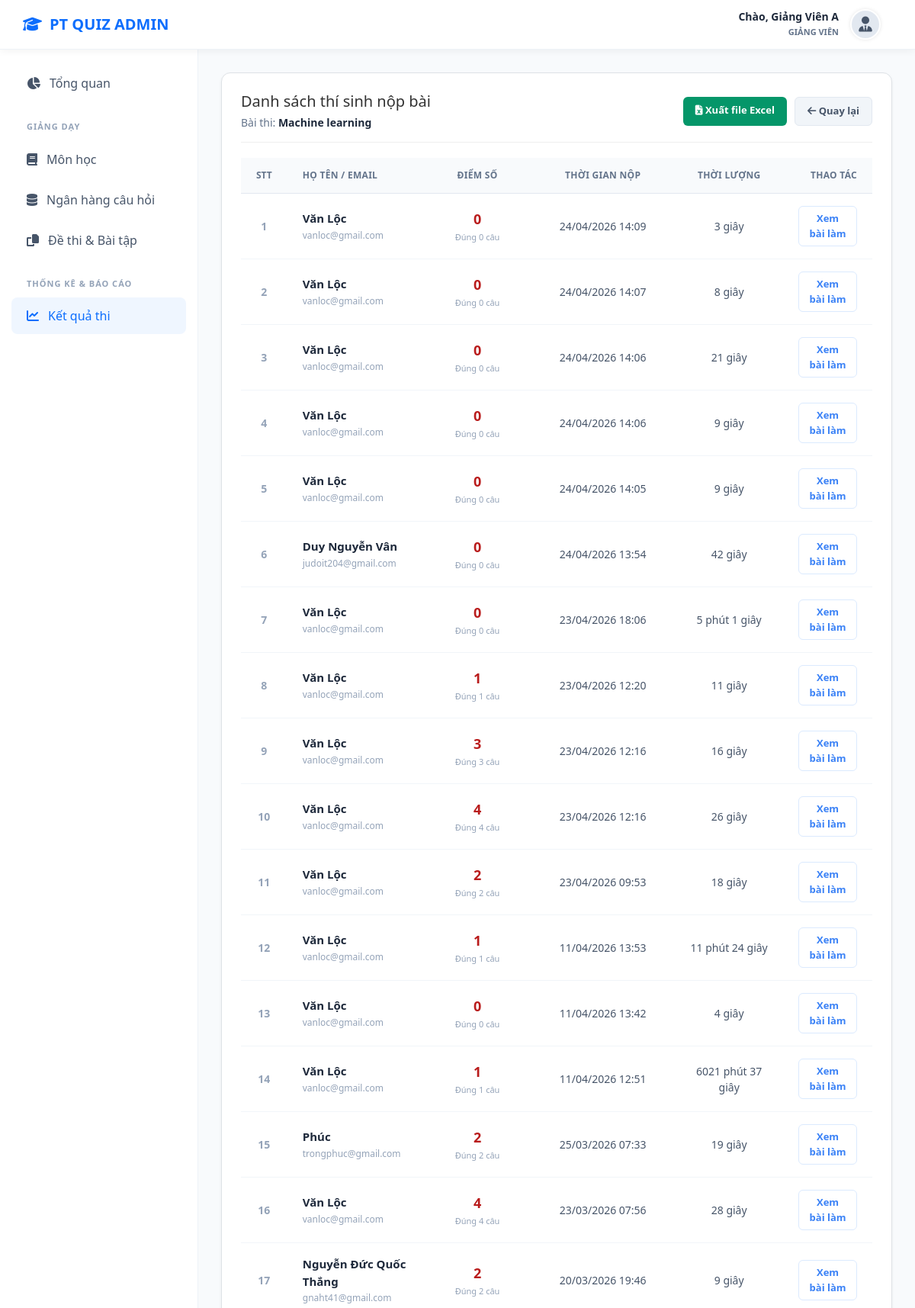
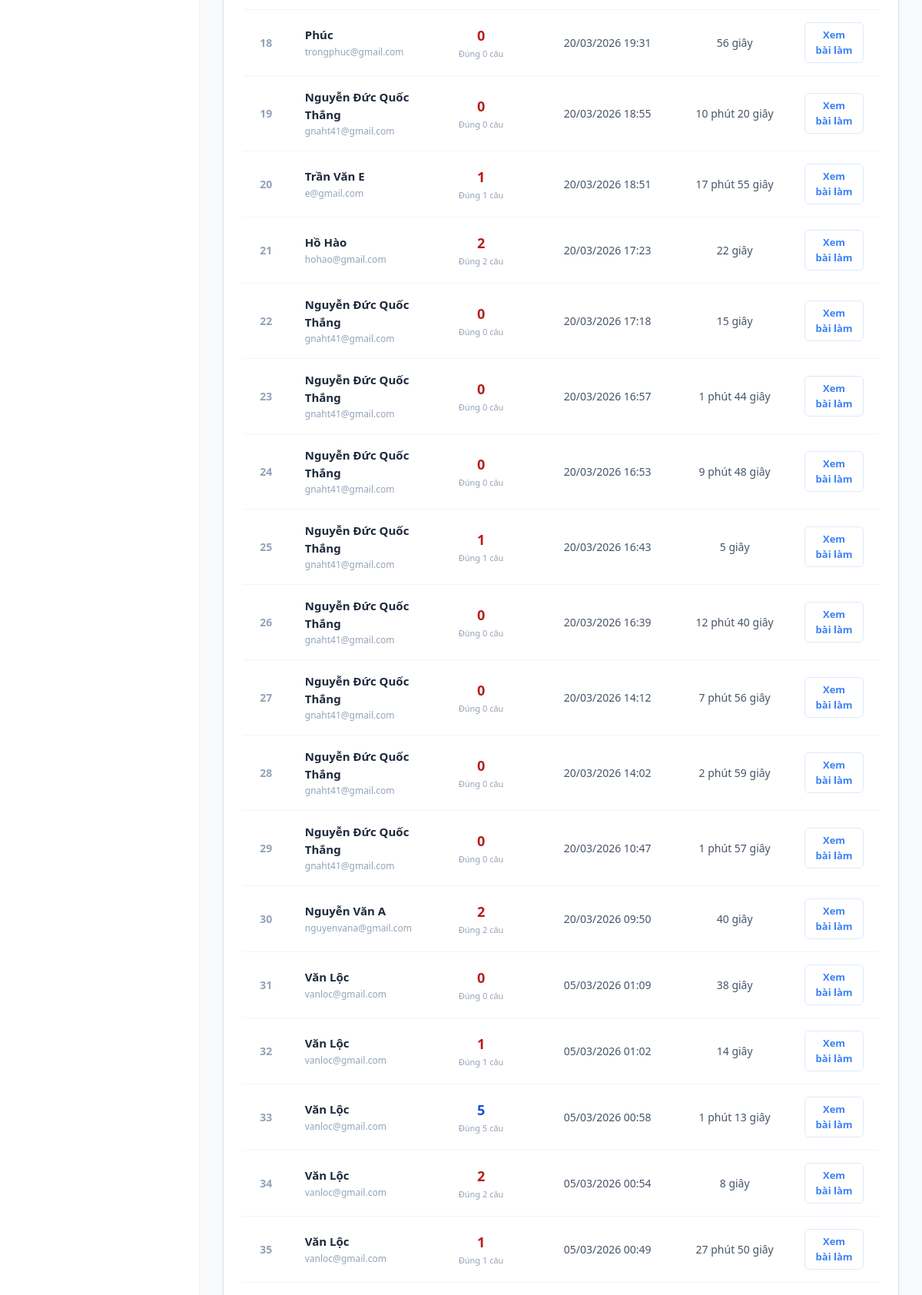
The page /index.php?act=ketqua-thi&id_baithi=39 (signed in, upper part) on the database its author committed (2 pictures, top to bottom).
### tables this page shows
CREATE TABLE `baithi` (
  `id_baithi` int(11) NOT NULL,
  `id_monhoc` int(11) DEFAULT NULL,
  `ten_baithi` varchar(255) DEFAULT NULL,
  `mieuta` text DEFAULT NULL,
  `tongcauhoi` int(11) DEFAULT NULL,
  `thoigianlam` int(11) DEFAULT NULL,
  `thoigianbatdau` datetime DEFAULT NULL,
  `thoigianketthuc` datetime DEFAULT NULL,
  `trangthai` varchar(50) DEFAULT NULL,
  `xao_tron` tinyint(1) NOT NULL DEFAULT 0,
  `hien_dapan` tinyint(1) DEFAULT 0,
  `ngaytao` datetime DEFAULT NULL
);

CREATE TABLE `lanthi` (
  `id_lanthi` int(11) NOT NULL,
  `id_nguoidung` int(11) DEFAULT NULL,
  `id_baithi` int(11) DEFAULT NULL,
  `thoigianbatdau` datetime DEFAULT NULL,
  `thoigiannop` datetime DEFAULT NULL,
  `diem` float DEFAULT NULL,
  `thoigianconlai` int(11) DEFAULT NULL,
  `cautraloi_tam` text DEFAULT NULL,
  `trangthai` varchar(50) DEFAULT NULL,
  `socaudung` int(11) DEFAULT NULL,
  `tongdiem_toida` float DEFAULT NULL
);

CREATE TABLE `nguoidung` (
  `id_nguoidung` int(11) NOT NULL,
  `email` varchar(100) DEFAULT NULL,
  `matkhau` varchar(255) DEFAULT NULL,
  `reset_token` varchar(64) DEFAULT NULL,
  `reset_token_expire` datetime DEFAULT NULL,
  `ten` varchar(100) DEFAULT NULL,
  `vaitro` varchar(50) DEFAULT NULL,
  `trangthai` varchar(50) DEFAULT NULL,
  `ngaytao` datetime DEFAULT NULL
);

### controller/giangvien/ketqua.controller.php (called while the page is built, shortened)
<?php
require_once __DIR__ . "/../../model/giangvien/ketqua.model.php";
function ketqua_index() {
    $id_giangvien = $_SESSION['user']['id_nguoidung'] ?? 0;
    if (isset($_GET['id_baithi'])) {
        $id_baithi = (int)$_GET['id_baithi'];
        $submissions = get_exam_submissions($id_baithi);
        $conn = Database::connect();
        $stmt = $conn->prepare("SELECT ten_baithi FROM baithi WHERE id_baithi = ?");
        $stmt->bind_param("i", $id_baithi);
        $stmt->execute();
        $baithi = $stmt->get_result()->fetch_assoc();
        return [
            'id_baithi' => $id_baithi,
            'title' => "Kết quả: " . ($baithi['ten_baithi'] ?? '---'),
            'view' => "views/giangvien/ketqua/submissions.php",
            'data' => $submissions,
            'baithi' => $baithi
        ];
    }
    $list_baithi = get_exam_results_summary($id_giangvien);
    return [
        'title' => "Kết quả thi",
        'view' => "views/giangvien/ketqua/list.php",
        'data' => $list_baithi
    ];
}

### model/giangvien/ketqua.model.php (called while the page is built, shortened)
<?php
function get_exam_submissions($id_baithi) {
    $conn = Database::connect();
    $sql = "SELECT
                l.id_lanthi,
                l.id_nguoidung,
                n.ten as ten_thisinh,
                n.email as email_thisinh,
                l.diem,
                l.socaudung,
                l.thoigianbatdau,
                l.thoigiannop,
                TIMESTAMPDIFF(SECOND, l.thoigianbatdau, l.thoigiannop) as thoi_gian_lam_giay
            FROM lanthi l
            JOIN nguoidung n ON l.id_nguoidung = n.id_nguoidung
            WHERE l.id_baithi = ? AND l.trangthai = 'done'
            ORDER BY l.thoigiannop DESC";
    $stmt = $conn->prepare($sql);
    $stmt->bind_param("i", $id_baithi);
    $stmt->execute();
    $result = $stmt->get_result();
    $data = $result->fetch_all(MYSQLI_ASSOC);
    return $data;
}

### views/giangvien/ketqua/submissions.php (the view)
<div class="card" style="background: white; padding: 25px; border-radius: 12px; border: 1px solid #dee2e6; box-shadow: 0 2px 4px rgba(0,0,0,0.05);">
    <div style="display: flex; justify-content: space-between; align-items: center; margin-bottom: 20px; padding-bottom: 15px; border-bottom: 1px solid #eee;">
        <div>
            <h2 style="margin: 0; color: #333; font-size: 20px;">Danh sách thí sinh nộp bài</h2>
            <div style="margin-top: 5px; color: #64748b; font-size: 14px;">
                Bài thi: <strong style="color: #1e293b;"><?= htmlspecialchars($baithi['ten_baithi'] ?? '---') ?></strong>
            </div>
        </div>
        <div style="display:flex; gap:10px;">
            <a href="api/ketqua/export-excel?id_baithi=<?= $id_baithi ?>"
               style="background:#059669; color:white; padding:8px 16px; border-radius:6px; text-decoration:none; font-size:13px; font-weight:600; border:none;">
               <i class="fas fa-file-excel"></i> Xuất file Excel
            </a>
            <a href="index.php?act=ketqua-thi"
               style="background:#f1f5f9; color:#475569; padding:8px 16px; border-radius:6px; text-decoration:none; font-size:13px; font-weight:600; border:1px solid #e2e8f0;">
               <i class="fas fa-arrow-left"></i> Quay lại
            </a>
        </div>
    </div>
    <table style="width: 100%; border-collapse: collapse;">
        <thead>
            <tr style="background: #f8fafc; border-bottom: 1px solid #e2e8f0;">
                <th style="padding: 14px 20px; text-align: center; color:#64748b; font-size:12px; font-weight:600; text-transform:uppercase; width:60px;">STT</th>
                <th style="padding: 14px 20px; text-align: left; color:#64748b; font-size:12px; font-weight:600; text-transform:uppercase; letter-spacing:0.025em;">Họ tên / Email</th>
                <th style="padding: 14px 20px; text-align: center; color:#64748b; font-size:12px; font-weight:600; text-transform:uppercase; letter-spacing:0.025em; width:150px;">Điểm số</th>
                <th style="padding: 14px 20px; text-align: center; color:#64748b; font-size:12px; font-weight:600; text-transform:uppercase; letter-spacing:0.025em; width:200px;">Thời gian nộp</th>
                <th style="padding: 14px 20px; text-align: center; color:#64748b; font-size:12px; font-weight:600; text-transform:uppercase; letter-spacing:0.025em; width:150px;">Thời lượng</th>
                <th style="padding: 14px 20px; text-align: right; color:#64748b; font-size:12px; font-weight:600; text-transform:uppercase; letter-spacing:0.025em; width:120px;">Thao tác</th>
            </tr>
        </thead>
        <tbody>
            <?php if (empty($data)): ?>
                <tr>
                    <td colspan="6" style="text-align:center; padding:40px; color:#94a3b8;">Chưa có thí sinh nào nộp bài thi này.</td>
                </tr>
            <?php else: ?>
                <?php foreach ($data as $index => $sub): ?>
                    <tr style="border-bottom:1px solid #f1f5f9; cursor:pointer;"
                        onclick="window.location.href='index.php?act=ketqua-thi&id_lanthi=<?= $sub['id_lanthi'] ?>'"
                        onmouseover="this.style.background='#f8fafc'" onmouseout="this.style.background='white'">
                        <td style="padding:16px 20px; text-align:center; color:#94a3b8; font-size:14px; font-weight:600;"><?= $index + 1 ?></td>
                        <td style="padding:16px 20px;">
                            <div style="font-weight:700; color:#1e293b; font-size:15px;"><?= htmlspecialchars($sub['ten_thisinh']) ?></div>
                            <div style="font-size:12px; color:#94a3b8; margin-top:2px;"><?= htmlspecialchars($sub['email_thisinh']) ?></div>
                        </td>
                        <td style="padding:16px 20px; text-align:center;">
                            <?php
                                $color = '#1e293b';
                                if ($sub['diem'] >= 8) $color = '#15803d';
                                elseif ($sub['diem'] >= 5) $color = '#1d4ed8';
                                else $color = '#b91c1c';
                            ?>
                            <div style="font-size:18px; font-weight:800; color:<?= $color ?>;"><?= $sub['diem'] ?></div>
                            <div style="font-size:11px; color:#94a3b8; margin-top:2px;">Đúng <?= $sub['socaudung'] ?> câu</div>
                        </td>
                        <td style="padding:16px 20px; text-align:center; color:#475569; font-size:14px;">
                            <?= date('d/m/Y H:i', strtotime($sub['thoigiannop'])) ?>
                        </td>
                        <td style="padding:16px 20px; text-align:center; color:#475569; font-size:14px;">
                            <?php
                                $s = $sub['thoi_gian_lam_giay'];
                                if ($s < 60) echo $s . " giây";
                                else echo floor($s / 60) . " phút " . ($s % 60) . " giây";
                            ?>
                        </td>
                        <td style="padding:16px 20px; text-align:right;">
                            <button style="background:#fff; color:#3b82f6; border:1px solid #dbeafe; padding:6px 12px; border-radius:6px; cursor:pointer; font-size:13px; font-weight:600;">Xem bài làm</button>
                        </td>
                    </tr>
                <?php endforeach; ?>
            <?php endif; ?>
        </tbody>
    </table>
</div>

### views/layouts/header.php (style rules this page uses)
:root { --primary-blue: #0d6efd; --dark-text: #212529; --light-bg: #f8fafc; --sidebar-bg: #ffffff; }
body { margin: 0; font-family: 'Segoe UI', sans-serif; background: var(--light-bg); }

### rows shown on the page
baithi: ten_baithi "Machine learning"
lanthi: id_nguoidung.ten "Văn Lộc", id_nguoidung.email "vanloc@gmail.com", diem "0", socaudung "0", thoigiannop "24/04/2026 14:09", s "3"
lanthi: id_nguoidung.ten "Văn Lộc", id_nguoidung.email "vanloc@gmail.com", diem "0", socaudung "0", thoigiannop "24/04/2026 14:07", s "8"
lanthi: id_nguoidung.ten "Văn Lộc", id_nguoidung.email "vanloc@gmail.com", diem "0", socaudung "0", thoigiannop "24/04/2026 14:06", s "21"
lanthi: id_nguoidung.ten "Văn Lộc", id_nguoidung.email "vanloc@gmail.com", diem "0", socaudung "0", thoigiannop "24/04/2026 14:06", s "9"
lanthi: id_nguoidung.ten "Văn Lộc", id_nguoidung.email "vanloc@gmail.com", diem "0", socaudung "0", thoigiannop "24/04/2026 14:05", s "9"
lanthi: id_nguoidung.ten "Duy Nguyễn Vân", id_nguoidung.email "judoit204@gmail.com", diem "0", socaudung "0", thoigiannop "24/04/2026 13:54", s "42"
lanthi: id_nguoidung.ten "Văn Lộc", id_nguoidung.email "vanloc@gmail.com", diem "0", socaudung "0", thoigiannop "23/04/2026 18:06", s "5", s "1"
lanthi: id_nguoidung.ten "Văn Lộc", id_nguoidung.email "vanloc@gmail.com", diem "1", socaudung "1", thoigiannop "23/04/2026 12:20", s "11"
lanthi: id_nguoidung.ten "Văn Lộc", id_nguoidung.email "vanloc@gmail.com", diem "3", socaudung "3", thoigiannop "23/04/2026 12:16", s "16"
lanthi: id_nguoidung.ten "Văn Lộc", id_nguoidung.email "vanloc@gmail.com", diem "4", socaudung "4", thoigiannop "23/04/2026 12:16", s "26"
lanthi: id_nguoidung.ten "Văn Lộc", id_nguoidung.email "vanloc@gmail.com", diem "2", socaudung "2", thoigiannop "23/04/2026 09:53", s "18"
lanthi: id_nguoidung.ten "Văn Lộc", id_nguoidung.email "vanloc@gmail.com", diem "1", socaudung "1", thoigiannop "11/04/2026 13:53", s "11", s "24"
lanthi: id_nguoidung.ten "Văn Lộc", id_nguoidung.email "vanloc@gmail.com", diem "0", socaudung "0", thoigiannop "11/04/2026 13:42", s "4"
lanthi: id_nguoidung.ten "Văn Lộc", id_nguoidung.email "vanloc@gmail.com", diem "1", socaudung "1", thoigiannop "11/04/2026 12:51", s "6021", s "37"
lanthi: id_nguoidung.ten "Phúc", id_nguoidung.email "trongphuc@gmail.com", diem "2", socaudung "2", thoigiannop "25/03/2026 07:33", s "19"
lanthi: id_nguoidung.ten "Văn Lộc", id_nguoidung.email "vanloc@gmail.com", diem "4", socaudung "4", thoigiannop "23/03/2026 07:56", s "28"
lanthi: id_nguoidung.ten "Nguyễn Đức Quốc Thắng", id_nguoidung.email "gnaht41@gmail.com", diem "2", socaudung "2", thoigiannop "20/03/2026 19:46", s "9"
lanthi: id_nguoidung.ten "Phúc", id_nguoidung.email "trongphuc@gmail.com", diem "0", socaudung "0", thoigiannop "20/03/2026 19:31", s "56"
lanthi: id_nguoidung.ten "Nguyễn Đức Quốc Thắng", id_nguoidung.email "gnaht41@gmail.com", diem "0", socaudung "0", thoigiannop "20/03/2026 18:55", s "10", s "20"
lanthi: id_nguoidung.ten "Trần Văn E", id_nguoidung.email "e@gmail.com", diem "1", socaudung "1", thoigiannop "20/03/2026 18:51", s "17", s "55"
lanthi: id_nguoidung.ten "Hồ Hào", id_nguoidung.email "hohao@gmail.com", diem "2", socaudung "2", thoigiannop "20/03/2026 17:23", s "22"
lanthi: id_nguoidung.ten "Nguyễn Đức Quốc Thắng", id_nguoidung.email "gnaht41@gmail.com", diem "0", socaudung "0", thoigiannop "20/03/2026 17:18", s "15"
lanthi: id_nguoidung.ten "Nguyễn Đức Quốc Thắng", id_nguoidung.email "gnaht41@gmail.com", diem "0", socaudung "0", thoigiannop "20/03/2026 16:57", s "1", s "44"
lanthi: id_nguoidung.ten "Nguyễn Đức Quốc Thắng", id_nguoidung.email "gnaht41@gmail.com", diem "0", socaudung "0", thoigiannop "20/03/2026 16:53", s "9", s "48"
lanthi: id_nguoidung.ten "Nguyễn Đức Quốc Thắng", id_nguoidung.email "gnaht41@gmail.com", diem "1", socaudung "1", thoigiannop "20/03/2026 16:43", s "5"
lanthi: id_nguoidung.ten "Nguyễn Đức Quốc Thắng", id_nguoidung.email "gnaht41@gmail.com", diem "0", socaudung "0", thoigiannop "20/03/2026 16:39", s "12", s "40"
lanthi: id_nguoidung.ten "Nguyễn Đức Quốc Thắng", id_nguoidung.email "gnaht41@gmail.com", diem "0", socaudung "0", thoigiannop "20/03/2026 14:12", s "7", s "56"
lanthi: id_nguoidung.ten "Nguyễn Đức Quốc Thắng", id_nguoidung.email "gnaht41@gmail.com", diem "0", socaudung "0", thoigiannop "20/03/2026 14:02", s "2", s "59"
lanthi: id_nguoidung.ten "Nguyễn Đức Quốc Thắng", id_nguoidung.email "gnaht41@gmail.com", diem "0", socaudung "0", thoigiannop "20/03/2026 10:47", s "1", s "57"
lanthi: id_nguoidung.ten "Nguyễn Văn A", id_nguoidung.email "nguyenvana@gmail.com", diem "2", socaudung "2", thoigiannop "20/03/2026 09:50", s "40"
lanthi: id_nguoidung.ten "Văn Lộc", id_nguoidung.email "vanloc@gmail.com", diem "0", socaudung "0", thoigiannop "05/03/2026 01:09", s "38"
lanthi: id_nguoidung.ten "Văn Lộc", id_nguoidung.email "vanloc@gmail.com", diem "1", socaudung "1", thoigiannop "05/03/2026 01:02", s "14"
lanthi: id_nguoidung.ten "Văn Lộc", id_nguoidung.email "vanloc@gmail.com", diem "5", socaudung "5", thoigiannop "05/03/2026 00:58", s "1", s "13"
lanthi: id_nguoidung.ten "Văn Lộc", id_nguoidung.email "vanloc@gmail.com", diem "2", socaudung "2", thoigiannop "05/03/2026 00:54", s "8"
lanthi: id_nguoidung.ten "Văn Lộc", id_nguoidung.email "vanloc@gmail.com", diem "1", socaudung "1", thoigiannop "05/03/2026 00:49", s "27", s "50"

### other values the page prints
$_SESSION['user']['ten'] "Giảng Viên A"
